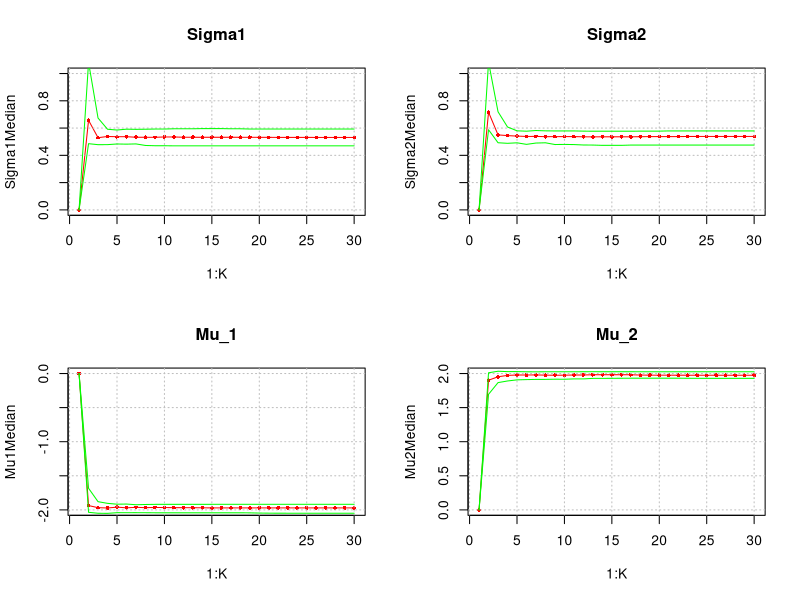

Reproduce this figure in R.

Nsimulations = 100
K = 30 # on fera K itérations de l’algorithme

### Pour stocker les valeurs

Mu1Array = array(0,dim = c(Nsimulations, K))
Mu2Array = array(0,dim = c(Nsimulations, K))
Sigma1Array = array(0,dim = c(Nsimulations, K))
Sigma2Array = array(0,dim = c(Nsimulations, K))

for(simu in 1:Nsimulations){
  
  ################################################################
  # Données issues d'un mélange gaussien 
  ################################################################
  GaussianSmoothing=function(N,p,mu1,mu2,sigma1,sigma2){
    X=NULL
    X<-matrix(data=0,nrow=N,ncol=1)
    ### Boucle permettant de tirer N valeurs issues
    ### d’un  m’elange gaussien :
    for (i in 2:N) {
      if(runif(1)<p){X[i]=rnorm(1,mu1,sigma1)}
      else{X[i]=rnorm(1,mu2,sigma2)}
    }
    X
  }
  X=GaussianSmoothing(N=100,p=0.4,mu1=-2,mu2=2,sigma1=0.5,sigma2=0.5)
  #hist(X,col="lightblue",breaks=100)
  
  #############
  # Algo EM : #
  #############
  #Définition et initialisation des parametres :
  t1=proc.time()# horloge au début de l'algo.
  K = 30 # on fera K itérations de l’algorithme
  
  hatP<-matrix(data=0,nrow=K,ncol=2) #matrice K,2 ..1ere colonne : p, 2nd:1-p
  mu<-matrix(data=0,nrow=K,ncol=2) 
  sigma<-matrix(data=0,nrow=K,ncol=2) 
  
  hatP[1,1]=runif(1) #Initialisation de p uniforme
  hatP[1,2]=runif(1)
  mu[1,1] = runif(1,min=-3,max=0) 
  mu[1,2]= runif(1,min=0,max=2)
  sigma[1,1] = 1
  sigma[1,2] = 1  
  
  for (i in 2:K) {
    
    vrais1 = hatP[i-1,1]*dnorm(X,mean=mu[i-1,1],sd=sigma[i-1,1])
    vrais2 = (1-hatP[i-1,1])*dnorm(X,mean=mu[i-1,2],sd=sigma[i-1,2])
    
    vrais12 = vrais1 / (vrais1 + vrais2) # probas a posteriori p_{i,1}
    vrais22 = vrais2 / (vrais1 + vrais2) # probas a posteriori p_{i,2}
    ## Mise a jour de lambda1 = P(Z=1 | X,Thteta) :
    hatP[i,1]=mean(vrais12)   #p estimé
    hatP[i,2]= 1-hatP[i,1] 
    
    ## Mise  à jour de mu1 et mu2 :
    mu[i,1] = sum(vrais12*X)/sum(vrais12)
    mu[i,2] = sum(vrais22*X)/sum(vrais22)
    ## Mise a jour de sigma1 et sigma2 :
    sigma[i,1] = sqrt(sum(vrais12*(X-mu[i,1])^2)/(sum(vrais12)))
    sigma[i,2] = sqrt(sum(vrais22*(X-mu[i,2])^2)/(sum(vrais22)))
    
    ## Stockage des valeurs
    Mu1Array[simu, i] = mu[i,1]
    Mu2Array[simu, i] = mu[i,2]
    Sigma1Array[simu, i] = sigma[i,1]
    Sigma2Array[simu, i] = sigma[i,2]
  }
}

Mu1Median = rep(0,K)
Mu1Sup = rep(0,K)
Mu1Inf = rep(0,K)
for(i in 1:K){
  s = summary(Mu1Array[,i])
  Mu1Inf[i] = s[2]
  Mu1Median[i] = s[3]
  Mu1Sup[i] = s[5]
}

Mu2Median = rep(0,K)
Mu2Sup = rep(0,K)
Mu2Inf = rep(0,K)
for(i in 1:K){
  s = summary(Mu2Array[,i])
  Mu2Inf[i] = s[2]
  Mu2Median[i] = s[3]
  Mu2Sup[i] = s[5]
}

Sigma1Median = rep(0,K)
Sigma1Sup = rep(0,K)
Sigma1Inf = rep(0,K)
for(i in 1:K){
  s = summary(Sigma1Array[,i])
  Sigma1Inf[i] = s[2]
  Sigma1Median[i] = s[3]
  Sigma1Sup[i] = s[5]
}

Sigma2Median = rep(0,K)
Sigma2Sup = rep(0,K)
Sigma2Inf = rep(0,K)
for(i in 1:K){
  s = summary(Sigma2Array[,i])
  Sigma2Inf[i] = s[2]
  Sigma2Median[i] = s[3]
  Sigma2Sup[i] = s[5]
}

############################################
### Graphiques
############################################

par(mfrow=c(2,2))

plot(1:K, Sigma1Median, main = "Sigma1", ylim = c(0,1), pch = 16, type='o', col = "red", cex = 0.6)
grid(col = "grey", lty = "dotted", lwd = 1) 
points(1:K, Sigma1Inf, pch = 20, col = "green", type='l', lwd = 1, cex = 1) 
points(1:K, Sigma1Sup, pch = 20, col = "green", type='l', lwd = 1, cex = 1) 

plot(1:K, Sigma2Median, main = "Sigma2", ylim = c(0,1), pch = 16, type='o', col = "red", cex = 0.6)
grid(col = "grey", lty = "dotted", lwd = 1) 
points(1:K, Sigma2Inf, pch = 20, col = "green", type='l', lwd = 1, cex = 0.6) 
points(1:K, Sigma2Sup, pch = 20, col = "green", type='l', lwd = 1, cex = 0.6) 

plot(1:K, Mu1Median, main = "Mu_1", ylim = c(-2,0), pch = 16, type='o', col = "red", cex = 0.6)
grid(col = "grey", lty = "dotted", lwd = 1) 
points(1:K, Mu1Inf, pch = 20, col = "green", type='l', lwd = 1, cex = 0.6) 
points(1:K, Mu1Sup, pch = 20, col = "green", type='l', lwd = 1, cex = 0.6) 

plot(1:K, Mu2Median, main = "Mu_2", ylim = c(0,2), pch = 16, type='o', col = "red", cex = 0.6)
grid(col = "grey", lty = "dotted", lwd = 1) 
points(1:K, Mu2Inf, pch = 20, col = "green", type='l', lwd = 1, cex = 0.6) 
points(1:K, Mu2Sup, pch = 20, col = "green", type='l', lwd = 1, cex = 0.6) 

t2=proc.time()-t1 # calcul le temps pour effecuter algo EM 
t2
